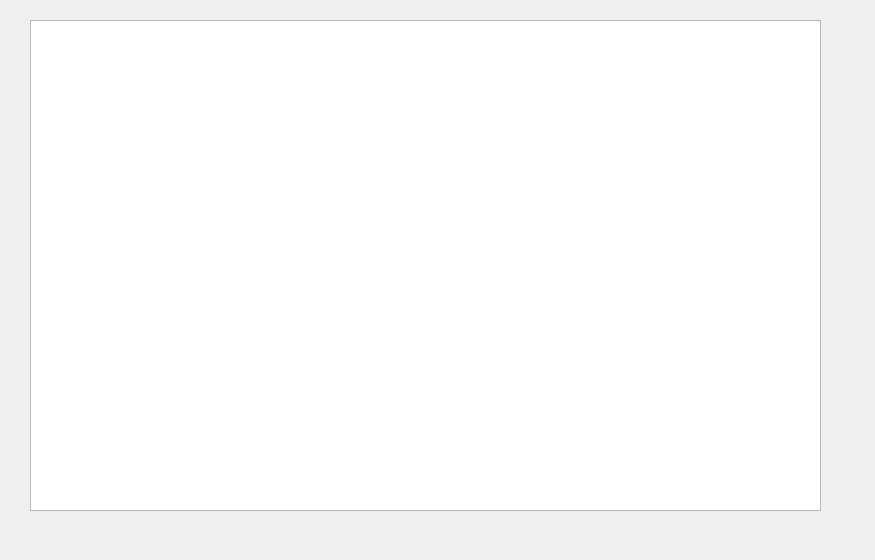
<?xml version="1.0" encoding="UTF-8"?>
<ui version="4.0">
 <class>EditWorksWindow</class>
 <widget class="QDialog" name="EditWorksWindow">
  <property name="geometry">
   <rect>
    <x>0</x>
    <y>0</y>
    <width>875</width>
    <height>560</height>
   </rect>
  </property>
  <property name="windowTitle">
   <string>Dialog</string>
  </property>
  <widget class="QTableView" name="tableView">
   <property name="geometry">
    <rect>
     <x>30</x>
     <y>20</y>
     <width>791</width>
     <height>491</height>
    </rect>
   </property>
  </widget>
 </widget>
 <resources/>
 <connections/>
</ui>
